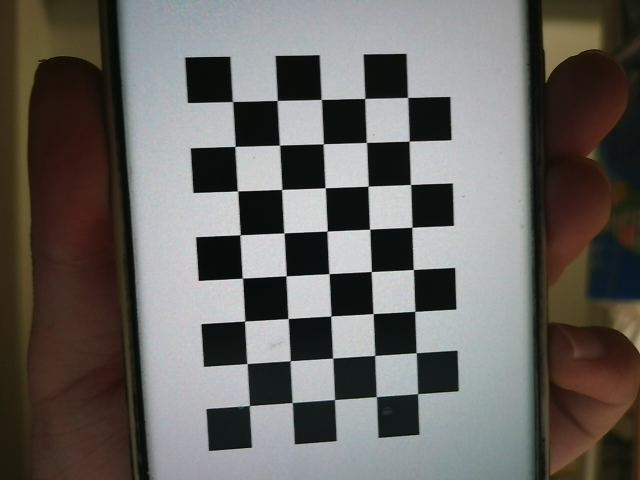
#> input picture 机器视觉/machine-vision/calib/img1.jpg, 640 x 480 px, given in place of the camera
$ python '1.3_实时边缘检测.py'
#> lines starting #> are read from the running program, lines starting #| are printed output that depends on the picture; after the words box and inside, x2 and y2 are one past the last pixel; in counts of white or black regions, pixels touching at a corner belong together
import cv2  # 导入OpenCV库

cap = cv2.VideoCapture(1)  # 打开索引为1的外接摄像头
cap.set(cv2.CAP_PROP_FRAME_WIDTH, 1920)   # 设置分辨率为1920×1080
cap.set(cv2.CAP_PROP_FRAME_HEIGHT, 1080)  # 设置分辨率为1920×1080
cap.set(cv2.CAP_PROP_FPS, 60)             # 尝试设定帧率为60

cv2.namedWindow("Camera", cv2.WINDOW_NORMAL)  # 创建可调整大小的窗口
cv2.resizeWindow("Camera", 1280, 720)         # 将窗口调整为1280×720显示

while True:  # 主循环
    ret, frame = cap.read()  # 从摄像头读取一帧
#> frame is the input picture: shape (480, 640, 3); mean B, G, R 96.8, 100.7, 103.6
    if not ret:              # 若失败则退出
        break

    gray = cv2.cvtColor(frame, cv2.COLOR_BGR2GRAY)       # 转灰度（边缘检测通常在灰度图上进行）
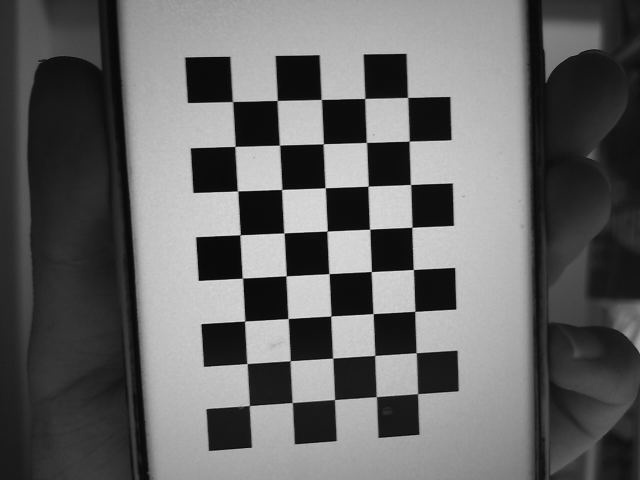
#> gray: shape (480, 640); min 0, max 233, mean 101.1
    blur = cv2.GaussianBlur(gray, (5, 5), 0)             # 使用高斯模糊降噪（减少伪边缘）
    edges = cv2.Canny(blur, 50, 150)                     # Canny边缘检测（低阈值50，高阈值150）
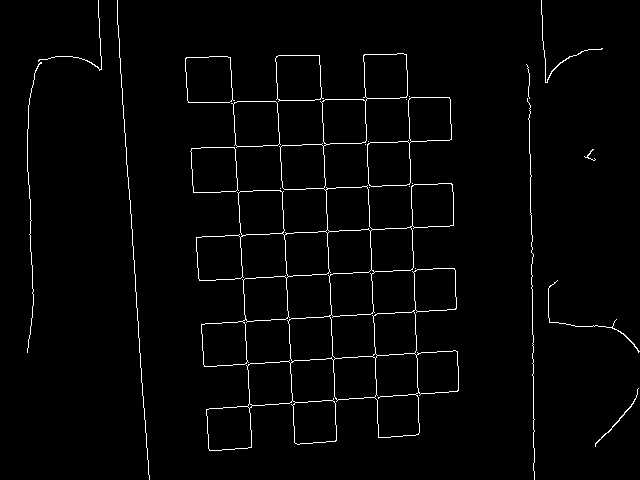
#> edges: shape (480, 640); 2.1% white in thin lines or dots

    edges_bgr = cv2.cvtColor(edges, cv2.COLOR_GRAY2BGR)  # 将单通道边缘图转为三通道便于拼接
#> edges_bgr: shape (480, 640, 3); 2.1% white in thin lines or dots
    concat = cv2.hconcat([frame, edges_bgr])             # 将原图与边缘图水平拼接显示
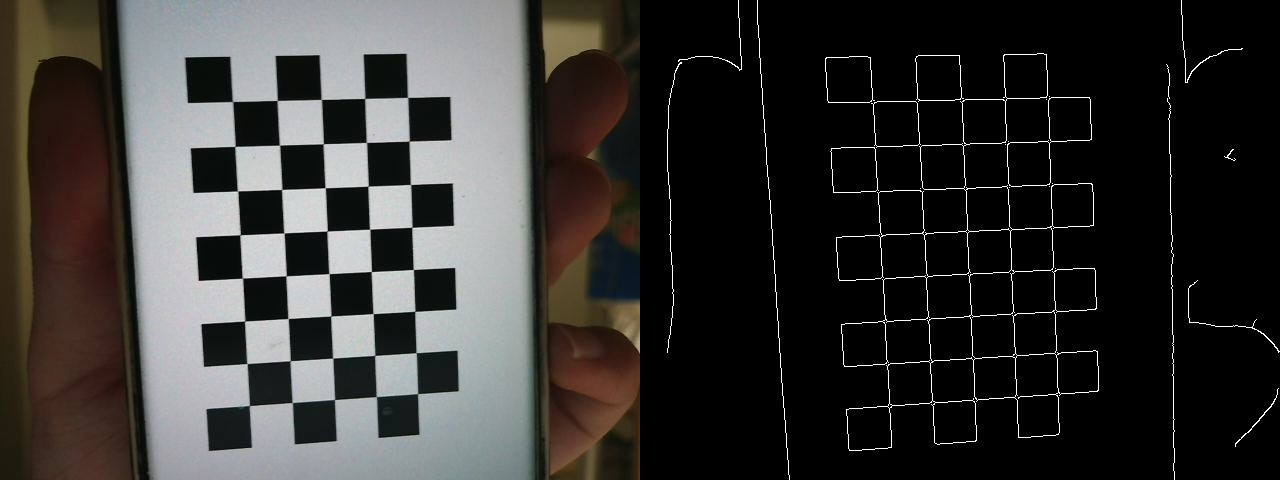
#> concat: shape (480, 1280, 3); mean B, G, R 51, 53, 54.4

    cv2.imshow("Camera", concat)                         # 显示并排画面

    if cv2.waitKey(1) & 0xFF == ord('q'):               # 按'q'退出
#> (key q is pressed here)
        break

cap.release()              # 释放摄像头资源
cv2.destroyAllWindows()    # 关闭所有窗口

$ run again, on 机器视觉/machine-vision/calib/img10.jpg
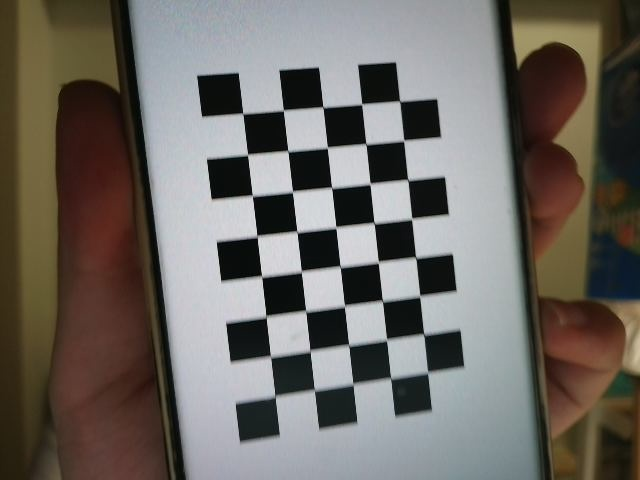
#> input picture 机器视觉/machine-vision/calib/img10.jpg, 640 x 480 px, given in place of the camera
#> frame is the input picture: shape (480, 640, 3); mean B, G, R 98.9, 104.7, 109.4
#> `edges = cv2.Canny(blur, 50, 150)`:
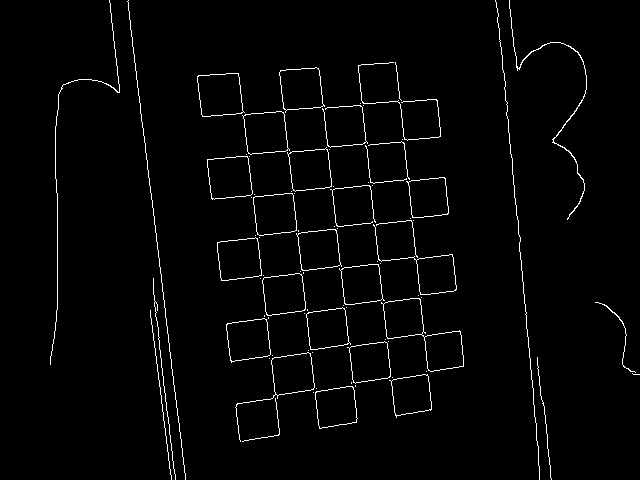
#> edges: shape (480, 640); 2.1% white in thin lines or dots
#> edges_bgr: shape (480, 640, 3); 2.1% white in thin lines or dots
#> `concat = cv2.hconcat([frame, edges_bgr])`:
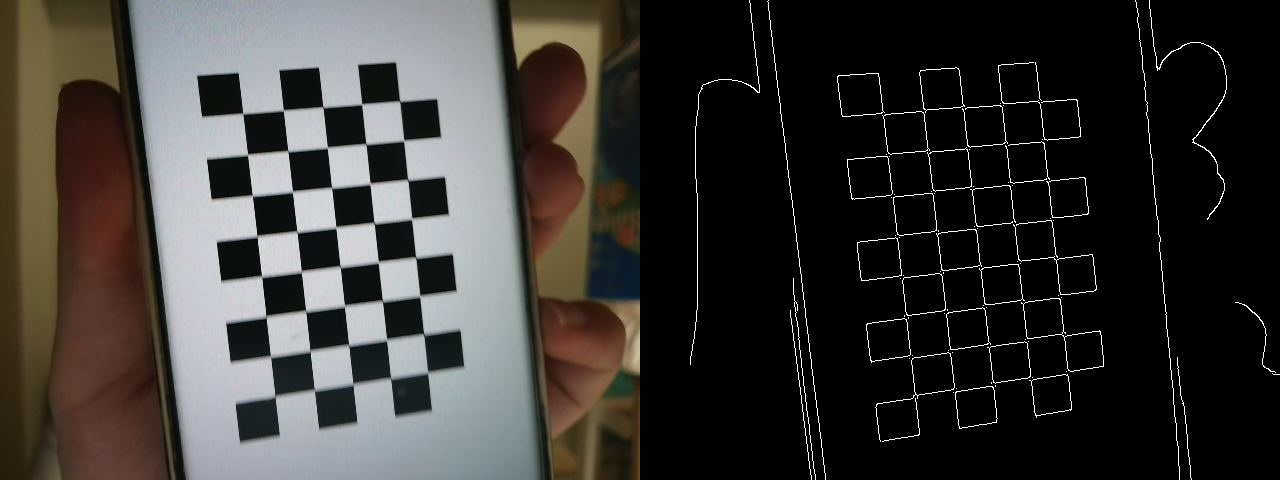
#> concat: shape (480, 1280, 3); mean B, G, R 52.2, 55.1, 57.4

$ run again, on 机器视觉/machine-vision/calib/img11.jpg
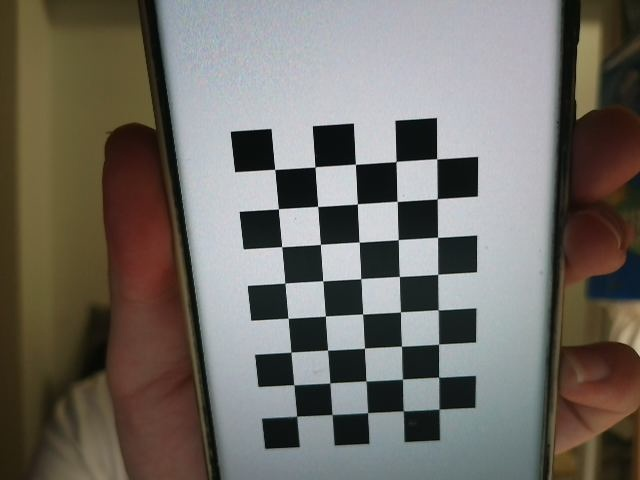
#> input picture 机器视觉/machine-vision/calib/img11.jpg, 640 x 480 px, given in place of the camera
#> frame is the input picture: shape (480, 640, 3); mean B, G, R 102.1, 108.8, 112.9
#> `edges = cv2.Canny(blur, 50, 150)`:
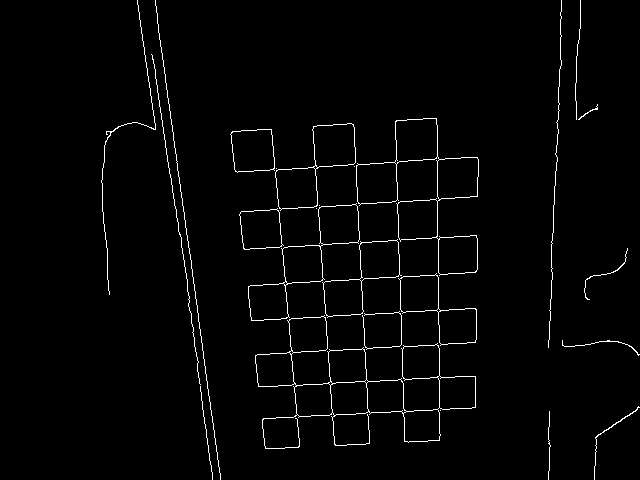
#> edges: shape (480, 640); 2% white in thin lines or dots, all inside (x1, y1, x2, y2) = (101, 0, 640, 480)
#> `concat = cv2.hconcat([frame, edges_bgr])`:
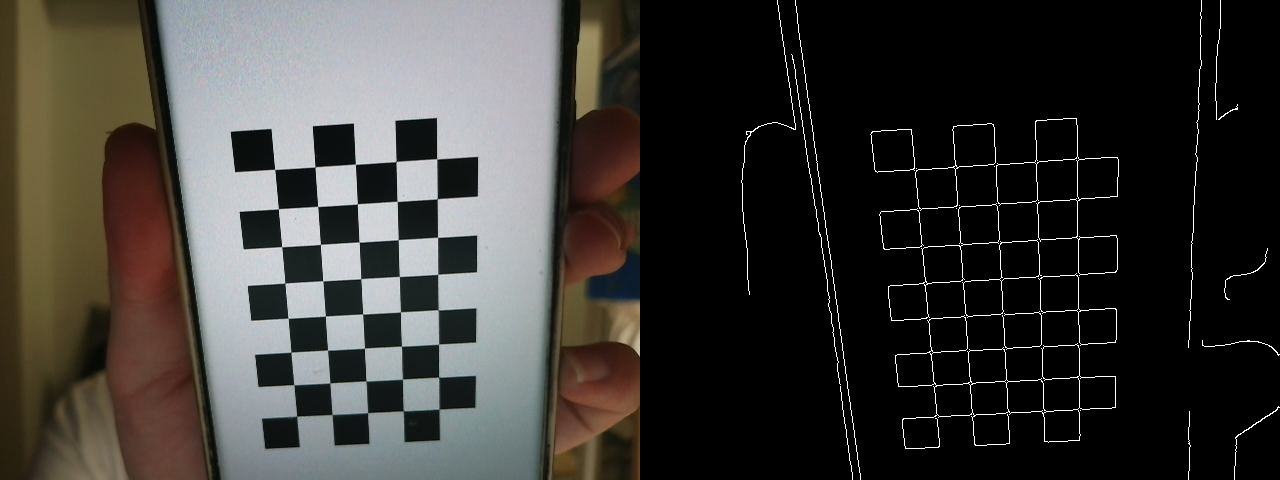
#> concat: shape (480, 1280, 3); mean B, G, R 53.6, 56.9, 58.9

$ run again, on 机器视觉/machine-vision/calib/img12.jpg
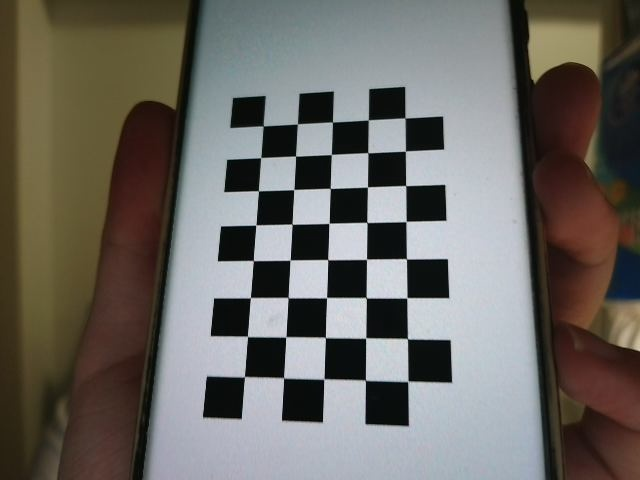
#> input picture 机器视觉/machine-vision/calib/img12.jpg, 640 x 480 px, given in place of the camera
#> frame is the input picture: shape (480, 640, 3); mean B, G, R 99, 104.4, 107.4
#> `edges = cv2.Canny(blur, 50, 150)`:
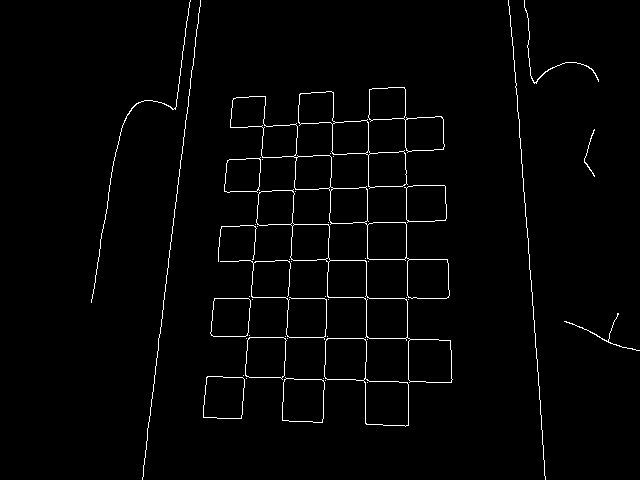
#> edges: shape (480, 640); 1.8% white in thin lines or dots, all inside (x1, y1, x2, y2) = (91, 0, 640, 480)
#> `concat = cv2.hconcat([frame, edges_bgr])`:
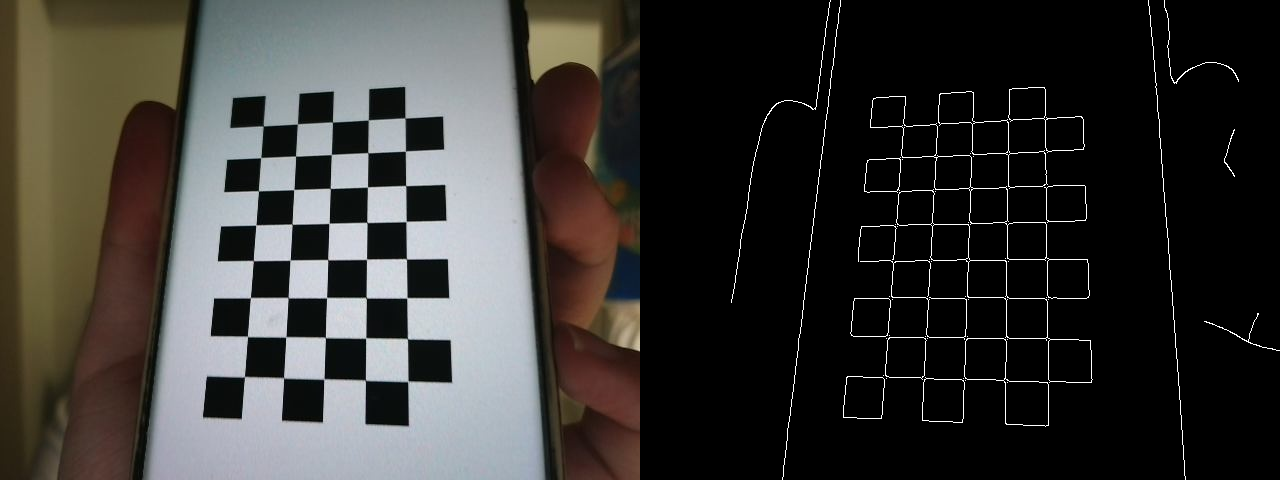
#> concat: shape (480, 1280, 3); mean B, G, R 51.8, 54.5, 56
